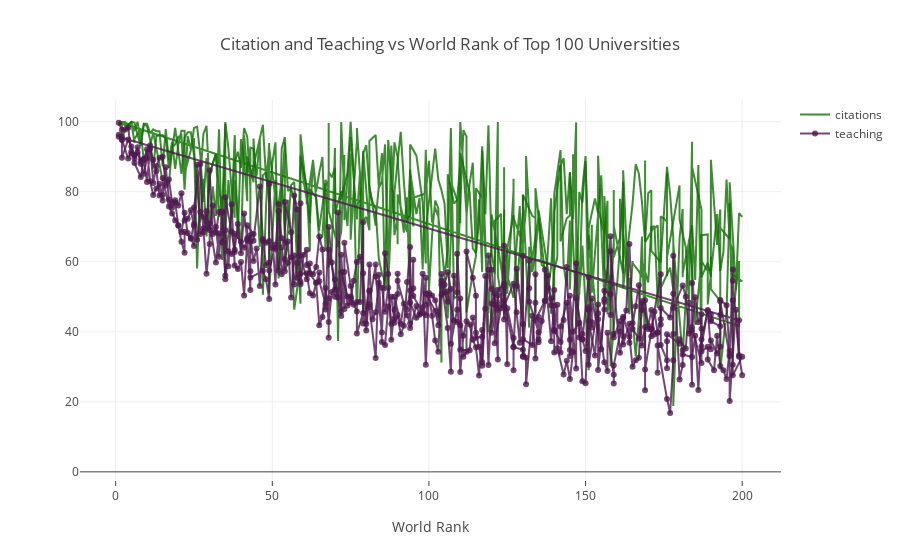

Notebook cell for this chart:
### Markdown cell above
<a id="2"></a> <br>
# Line Charts
<font color='red'>
Line Charts Example: Citation and Teaching vs World Rank of Top 100 Universities
<font color='black'>
* Import graph_objs as *go*
* Creating traces
    * x = x axis
    * y = y axis
    * mode = type of plot like marker, line or line + markers
    * name = name of the plots
    * marker = marker is used with dictionary. 
        * color = color of lines. It takes RGB (red, green, blue) and opacity (alpha)
    * text = The hover text (hover is curser)
* data = is a list that we add traces into it
* layout = it is dictionary.
    * title = title of layout
    * x axis = it is dictionary
        * title = label of x axis
        * ticklen = length of x axis ticks
        * zeroline = showing zero line or not
* fig = it includes data and layout
* iplot() = plots the figure(fig) that is created by data and layout

### Code cell
# prepare data frame
df = timesData.iloc[:1000,:]

# import graph objects as "go"
import plotly.graph_objs as go

# Creating trace1
trace1 = go.Scatter(
                    x = df.world_rank,
                    y = df.citations,
                    mode = "lines",
                    name = "citations",
                    marker = dict(color = 'rgba(16, 112, 2, 0.8)'),
                    text= df.university_name)
# Creating trace2
trace2 = go.Scatter(
                    x = df.world_rank,
                    y = df.teaching,
                    mode = "lines+markers",
                    name = "teaching",
                    marker = dict(color = 'rgba(80, 26, 80, 0.8)'),
                    text= df.university_name)
data = [trace1, trace2]
layout = dict(title = 'Citation and Teaching vs World Rank of Top 100 Universities',
              xaxis= dict(title= 'World Rank',ticklen= 5,zeroline= False)
             )
fig = dict(data = data, layout = layout)
iplot(fig)

### Figure 1 — Plotly figure (JSON) as saved in the notebook; plotly's stock layout.template omitted (floating-point values rounded to 4 significant figures; data arrays with more than 128 entries replaced by an {"elided": "..."} marker saying what was removed)
{"data": [{"marker": {"color": "rgba(16, 112, 2, 0.8)"}, "mode": "lines", "name": "citations", "text": {"elided": "1000 str values"}, "type": "scatter", "uid": "8348916a-a612-4845-a45e-ddf640764cba", "x": {"elided": "1000 str values"}, "y": {"elided": "1000 float values"}}, {"marker": {"color": "rgba(80, 26, 80, 0.8)"}, "mode": "lines+markers", "name": "teaching", "text": {"elided": "1000 str values"}, "type": "scatter", "uid": "aa2f541f-f6e7-495a-95fa-434fc5c66b80", "x": {"elided": "1000 str values"}, "y": {"elided": "1000 float values"}}], "layout": {"title": {"text": "Citation and Teaching vs World Rank of Top 100 Universities"}, "xaxis": {"ticklen": 5, "title": {"text": "World Rank"}, "zeroline": false}}}
